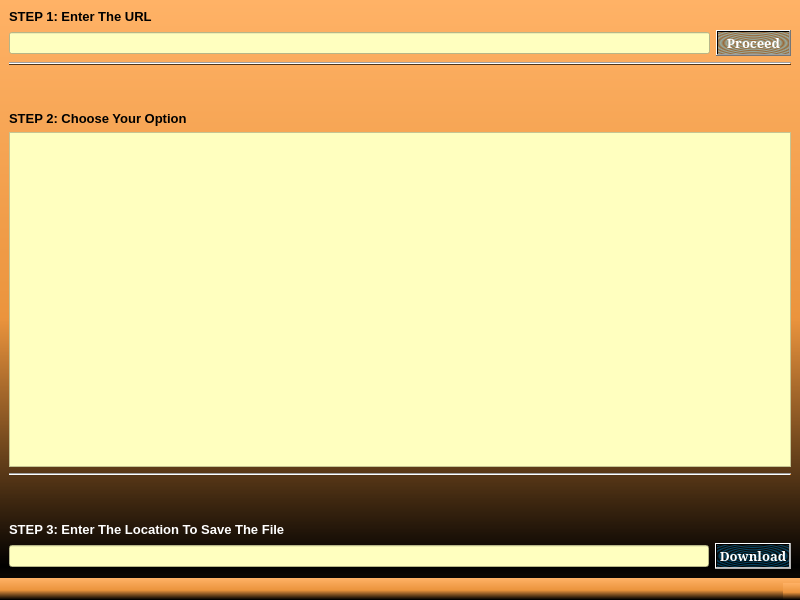
<?xml version="1.0" encoding="UTF-8"?>
<ui version="4.0">
 <class>MainWindow</class>
 <widget class="QMainWindow" name="MainWindow">
  <property name="geometry">
   <rect>
    <x>0</x>
    <y>0</y>
    <width>800</width>
    <height>600</height>
   </rect>
  </property>
  <property name="windowTitle">
   <string>Youtube Video Downloader</string>
  </property>
  <property name="styleSheet">
   <string notr="true">background-color: qlineargradient(spread:pad, x1:0, y1:0, x2:0, y2:1, stop:0 rgba(255, 178, 102, 255), stop:0.55 rgba(235, 148, 61, 255), stop:0.98 rgba(0, 0, 0, 255), stop:1 rgba(0, 0, 0, 0));</string>
  </property>
  <widget class="QWidget" name="centralwidget">
   <layout class="QVBoxLayout" name="verticalLayout">
    <item>
     <widget class="QLabel" name="label">
      <property name="font">
       <font>
        <pointsize>10</pointsize>
        <weight>75</weight>
        <bold>true</bold>
       </font>
      </property>
      <property name="styleSheet">
       <string notr="true">background-color: transparent;</string>
      </property>
      <property name="text">
       <string>STEP 1: Enter The URL</string>
      </property>
      <property name="alignment">
       <set>Qt::AlignLeading|Qt::AlignLeft|Qt::AlignVCenter</set>
      </property>
     </widget>
    </item>
    <item>
     <layout class="QHBoxLayout" name="horizontalLayout">
      <item>
       <widget class="QLineEdit" name="lineEdit">
        <property name="styleSheet">
         <string notr="true">background-color: rgb(255, 255, 191);</string>
        </property>
       </widget>
      </item>
      <item>
       <widget class="QPushButton" name="pushButton">
        <property name="font">
         <font>
          <family>Constantia</family>
          <pointsize>10</pointsize>
          <weight>75</weight>
          <bold>true</bold>
         </font>
        </property>
        <property name="styleSheet">
         <string notr="true">background-color: qradialgradient(spread:repeat, cx:0.5, cy:0.5, radius:0.077, fx:0.5, fy:0.5, stop:0 rgba(0, 169, 255, 100), stop:0.497326 rgba(0, 0, 0, 100), stop:1 rgba(0, 169, 255, 100));
color: rgb(255, 255, 255);</string>
        </property>
        <property name="text">
         <string>Proceed</string>
        </property>
       </widget>
      </item>
     </layout>
    </item>
    <item>
     <widget class="Line" name="line">
      <property name="orientation">
       <enum>Qt::Horizontal</enum>
      </property>
     </widget>
    </item>
    <item>
     <spacer name="verticalSpacer">
      <property name="orientation">
       <enum>Qt::Vertical</enum>
      </property>
      <property name="sizeType">
       <enum>QSizePolicy::Preferred</enum>
      </property>
      <property name="sizeHint" stdset="0">
       <size>
        <width>20</width>
        <height>40</height>
       </size>
      </property>
     </spacer>
    </item>
    <item>
     <widget class="QLabel" name="label_2">
      <property name="font">
       <font>
        <pointsize>10</pointsize>
        <weight>75</weight>
        <bold>true</bold>
       </font>
      </property>
      <property name="styleSheet">
       <string notr="true">background-color: transparent;
</string>
      </property>
      <property name="text">
       <string>STEP 2: Choose Your Option</string>
      </property>
     </widget>
    </item>
    <item>
     <widget class="QListWidget" name="listWidget">
      <property name="styleSheet">
       <string notr="true">background-color: rgb(255, 255, 191);</string>
      </property>
      <property name="resizeMode">
       <enum>QListView::Fixed</enum>
      </property>
     </widget>
    </item>
    <item>
     <widget class="Line" name="line_2">
      <property name="orientation">
       <enum>Qt::Horizontal</enum>
      </property>
     </widget>
    </item>
    <item>
     <spacer name="verticalSpacer_2">
      <property name="orientation">
       <enum>Qt::Vertical</enum>
      </property>
      <property name="sizeType">
       <enum>QSizePolicy::Preferred</enum>
      </property>
      <property name="sizeHint" stdset="0">
       <size>
        <width>20</width>
        <height>40</height>
       </size>
      </property>
     </spacer>
    </item>
    <item>
     <widget class="QLabel" name="label_3">
      <property name="font">
       <font>
        <pointsize>10</pointsize>
        <weight>75</weight>
        <bold>true</bold>
       </font>
      </property>
      <property name="styleSheet">
       <string notr="true">background-color: transparent;
color: rgb(255, 255, 255);</string>
      </property>
      <property name="text">
       <string>STEP 3: Enter The Location To Save The File</string>
      </property>
     </widget>
    </item>
    <item>
     <layout class="QHBoxLayout" name="horizontalLayout_2">
      <item>
       <widget class="QLineEdit" name="lineEdit_2">
        <property name="styleSheet">
         <string notr="true">background-color: rgb(255, 255, 191);
</string>
        </property>
       </widget>
      </item>
      <item>
       <widget class="QPushButton" name="pushButton_2">
        <property name="enabled">
         <bool>false</bool>
        </property>
        <property name="font">
         <font>
          <family>Constantia</family>
          <pointsize>10</pointsize>
          <weight>75</weight>
          <bold>true</bold>
         </font>
        </property>
        <property name="styleSheet">
         <string notr="true">background-color: qradialgradient(spread:repeat, cx:0.5, cy:0.5, radius:0.077, fx:0.5, fy:0.5, stop:0 rgba(0, 169, 255, 100), stop:0.497326 rgba(0, 0, 0, 100), stop:1 rgba(0, 169, 255, 100));
color: rgb(255, 255, 255);</string>
        </property>
        <property name="text">
         <string>Download</string>
        </property>
       </widget>
      </item>
     </layout>
    </item>
   </layout>
  </widget>
  <widget class="QMenuBar" name="menubar">
   <property name="geometry">
    <rect>
     <x>0</x>
     <y>0</y>
     <width>800</width>
     <height>26</height>
    </rect>
   </property>
  </widget>
  <widget class="QStatusBar" name="statusbar"/>
 </widget>
 <resources/>
 <connections/>
</ui>
